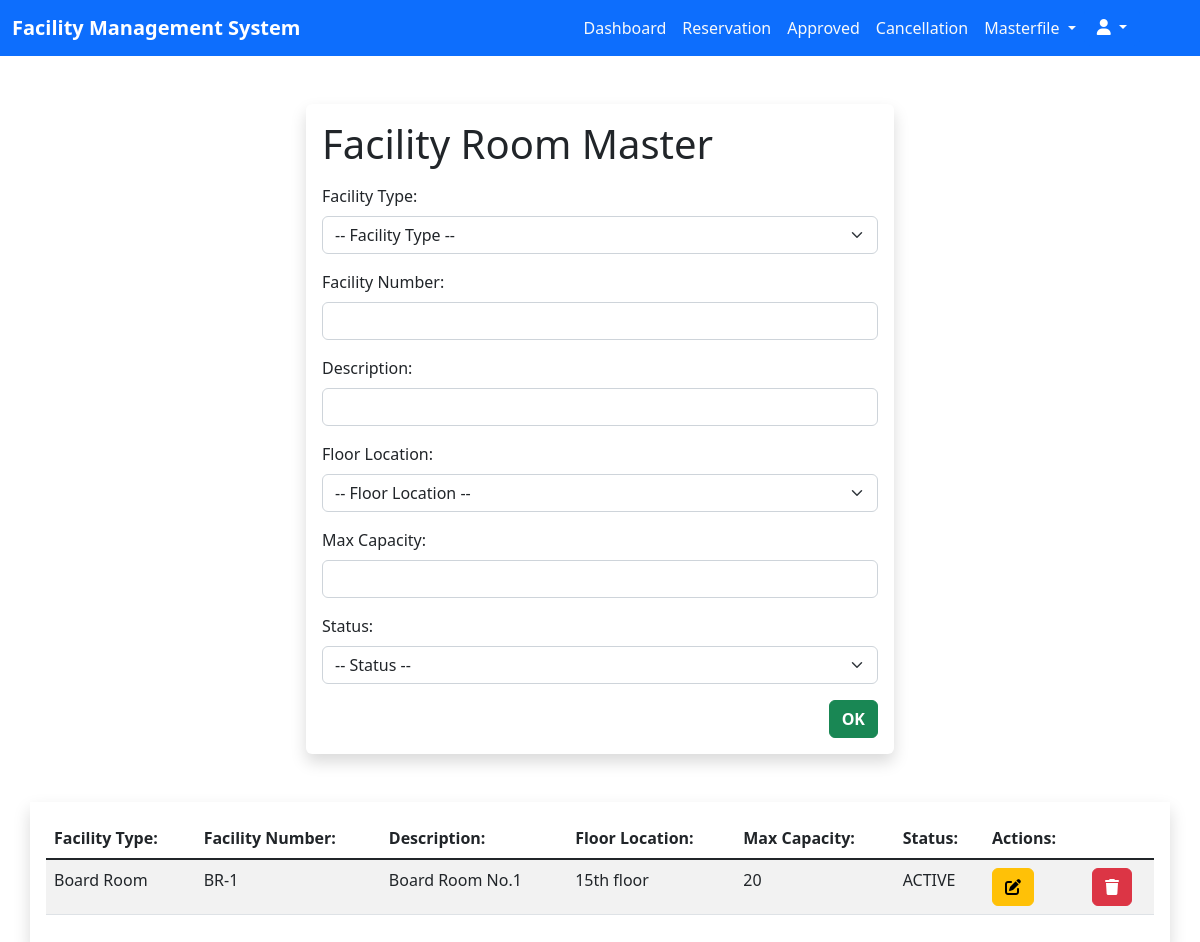
The page /admin/facility_room_master.php (signed in) on the database as committed earlier.
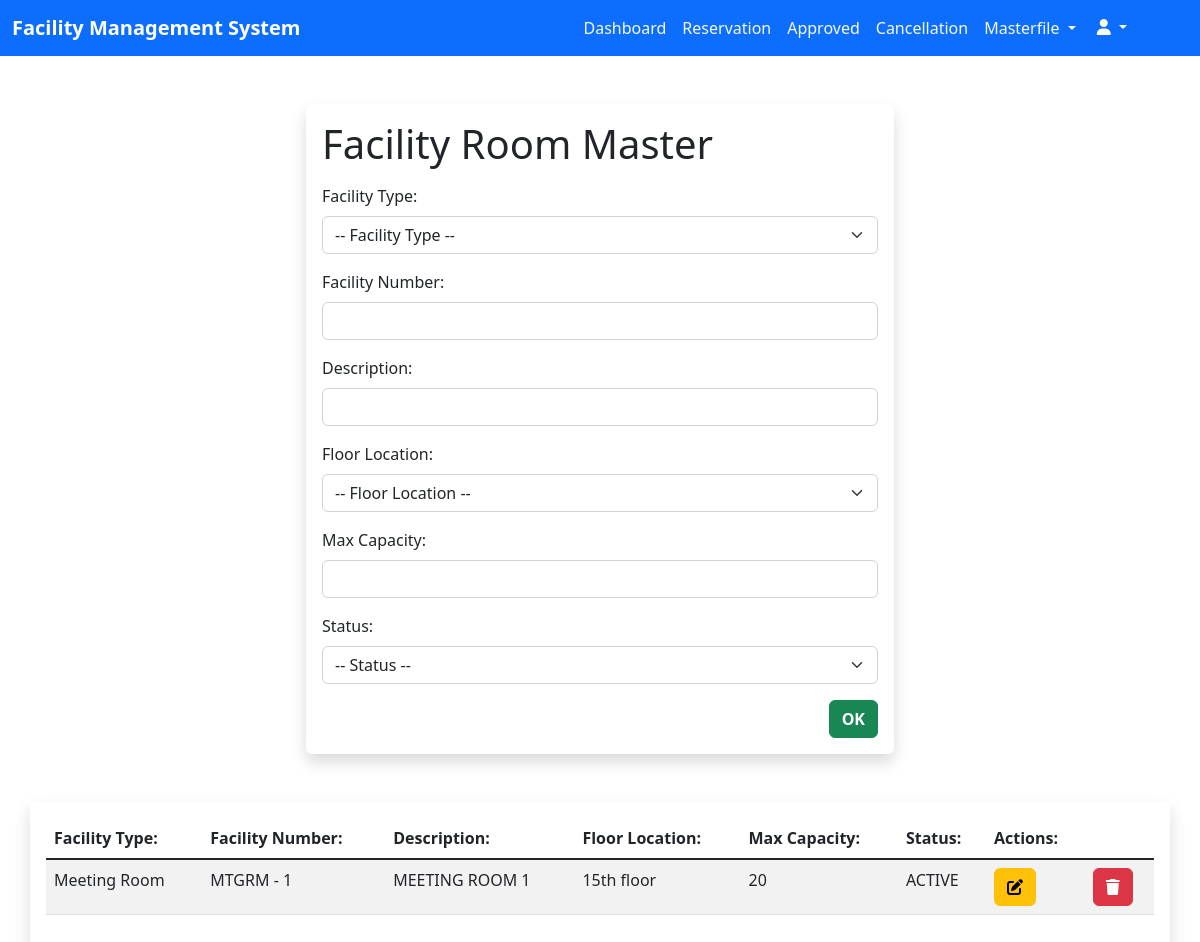
The same page on the database as committed later.
### tables this page shows
CREATE TABLE `facility_room_masters` (
  `id` int(11) NOT NULL AUTO_INCREMENT,
  `facility_type` varchar(255) NOT NULL,
  `facility_number` varchar(255) NOT NULL,
  `descriptions` varchar(255) NOT NULL,
  `floor_location` varchar(255) NOT NULL,
  `max_capacity` varchar(255) NOT NULL,
  `statuses` varchar(255) NOT NULL,
  PRIMARY KEY (`id`)
);

### admin/facility_room_master.php (the view, shortened to what this page needs)
<?php
  include_once $_SERVER['DOCUMENT_ROOT'] . '/facility_management/database/connection.php';
  $sqlFacilityRoomMaster = "SELECT * FROM facility_room_masters";
  $stmtFacilityRoomMaster = $con->prepare($sqlFacilityRoomMaster);
  $stmtFacilityRoomMaster->execute();
?>
<!DOCTYPE html>
<html lang="en">
<head>
  <link href="https://cdn.jsdelivr.net/npm/bootstrap@5.2.3/dist/css/bootstrap.min.css" rel="stylesheet"
 />
  <link rel="stylesheet" href="./styles/company.css" />
</head>
<body>
  <nav class="navbar navbar-expand-lg bg-primary">
    <div class="container-fluid">
      <a class="navbar-brand fw-bold text-white __navbar-brand" href="dashboard_admin.php">Facility Management
        System</a>
      <div class="collapse navbar-collapse" id="nav">
        <ul class="navbar-nav ms-auto mb-2 mb-lg-0 me-5">
          <li class="nav-item text-center">
            <a href="dashboard_admin.php" class="nav-link text-light">Dashboard</a>
          </li>
          <li class="nav-item text-center">
            <a href="pending_reservation.php" class="nav-link text-light">Reservation</a>
          </li>
          <li class="nav-item text-center">
            <a href="approved.php" class="nav-link text-light">Approved</a>
          </li>
          <li class="nav-item text-center">
            <a href="cancellation.php" class="nav-link text-light">Cancellation</a>
          </li>
          <li class="nav-item dropdown text-center">
            <a class="nav-link dropdown-toggle text-center text-light" href="#" data-bs-toggle="dropdown">
              Masterfile
            </a>
          </li>
          <div class="dropdown">
            <button class="btn btn-primary dropdown-toggle" type="button" data-bs-toggle="dropdown">
              <i class="fa-sharp fa-solid fa-user"></i>
            </button>
          </div>
        </ul>
      </div>
    </div>
  </nav>
  <div class="container-fluid mt-5">
    <div class="container w-50 shadow p-3 mb-5 bg-body rounded">
      <form action="./php/master_facility_room_create.php" method="post" class="needs-validation" novalidate>
        <p class="h1 mb-3">Facility Room Master </p>
        <div class="row">
          <div class="col-12 ">
            <div class="mb-3" class="form-group">
              <label for="facilityType" class="form-label">Facility Type:</label>
              <select name="facility_type" id="facilityType" class="form-select" required>
                <option disabled selected value>-- Facility Type --</option>
              </select>
            </div>
          </div>
          <div class="col-12 ">
            <div class="mb-3" class="form-group">
              <label for="facilityNumber" class="form-label">Facility Number:</label>
              <input type="text" name="facility_number" id="facilityNumber" class="form-control" required>
            </div>
          </div>
          <div class="col-12 ">
            <div class="mb-3" class="form-group">
              <label for="description" class="form-label">Description:</label>
              <input type="text" name="description" id="description" class="form-control" required />
            </div>
          </div>
          <div class="col-12 ">
            <div class="mb-3" class="form-group">
              <label for="floorLocation" class="form-label">Floor Location:</label>
              <select name="floor_location" id="floorLocation" class="form-select" required>
                <option disabled selected value>-- Floor Location --</option>
              </select>
            </div>
          </div>
          <div class="col-12 ">
            <div class="mb-3" class="form-group">
              <label for="maxCapacity" class="form-label">Max Capacity:</label>
              <input type="text" name="max_capacity" id="maxCapacity" class="form-control" required>
            </div>
          </div>
          <div class="col-12 ">
            <div class="mb-3" class="form-group">
              <label for="status" class="form-label">Status:</label>
              <select name="status" id="status" class="form-select" required>
                <option disabled selected value>-- Status --</option>
              </select>
            </div>
          </div>
          <div class="col-12">
            <div class="mb-3">
              <input type="submit" name="register_facility" value="OK" class="btn btn-success fw-bold float-end" />
            </div>
          </div>
        </div>
      </form>
    </div>
  </div>
  <div class="container-fluid">
    <div class="container shadow p-3 mb-5 bg-body-rounded">
      <div class="table-responsive">
        <table class="table table-hover table-striped">
          <thead>
            <tr>
              <th scope="col">Facility Type:</th>
              <th scope="col">Facility Number:</th>
              <th scope="col">Description:</th>
              <th scope="col">Floor Location:</th>
              <th scope="col">Max Capacity:</th>
              <th scope="col">Status:</th>
              <th scope="col" col="2">Actions:</th>
            </tr>
          </thead>
          <tbody class="table-group-divider">
            <?php while($rowFacilityRoomMaster = $stmtFacilityRoomMaster->fetch()) { ?>
            <tr>
              <td><?php echo $rowFacilityRoomMaster->facility_type ?></td>
              <td><?php echo $rowFacilityRoomMaster->facility_number ?></td>
              <td><?php echo $rowFacilityRoomMaster->descriptions ?></td>
              <td><?php echo $rowFacilityRoomMaster->floor_location ?></td>
              <td><?php echo $rowFacilityRoomMaster->max_capacity ?></td>
              <td><?php echo $rowFacilityRoomMaster->statuses ?></td>
              <td>
                <button type="button" class="btn btn-warning" data-bs-toggle="modal"
                  data-bs-target="#updateModal-<?php echo $rowFacilityRoomMaster->id ?>">
                  <i class="fa-solid fa-pen-to-square"></i>
                </button>
              </td>
              <td>
                <button type="button" class="btn btn-danger" data-bs-toggle="modal"
                  data-bs-target="#deleteModal-<?php echo $rowFacilityRoomMaster->id ?>">
                  <i class="fa-solid fa-trash"></i>
                </button>
              </td>
            </tr>
            <?php } ?>
          </tbody>
        </table>
      </div>
    </div>
  </div>
</body>
</html>

### admin/styles/company.css (style rules this page uses)
html, body { margin: 0; padding: 0; }
.navbar-nav { text-align: right; }

Rows that differ between the two databases and show on the page:
removed facility_room_masters: facility_type "Board Room", facility_number "BR-1", descriptions "Board Room No.1", floor_location "15th floor", max_capacity "20", statuses "ACTIVE"
added facility_room_masters: facility_type "Meeting Room", facility_number "MTGRM - 1", descriptions "MEETING ROOM 1", floor_location "15th floor", max_capacity "20", statuses "ACTIVE"
